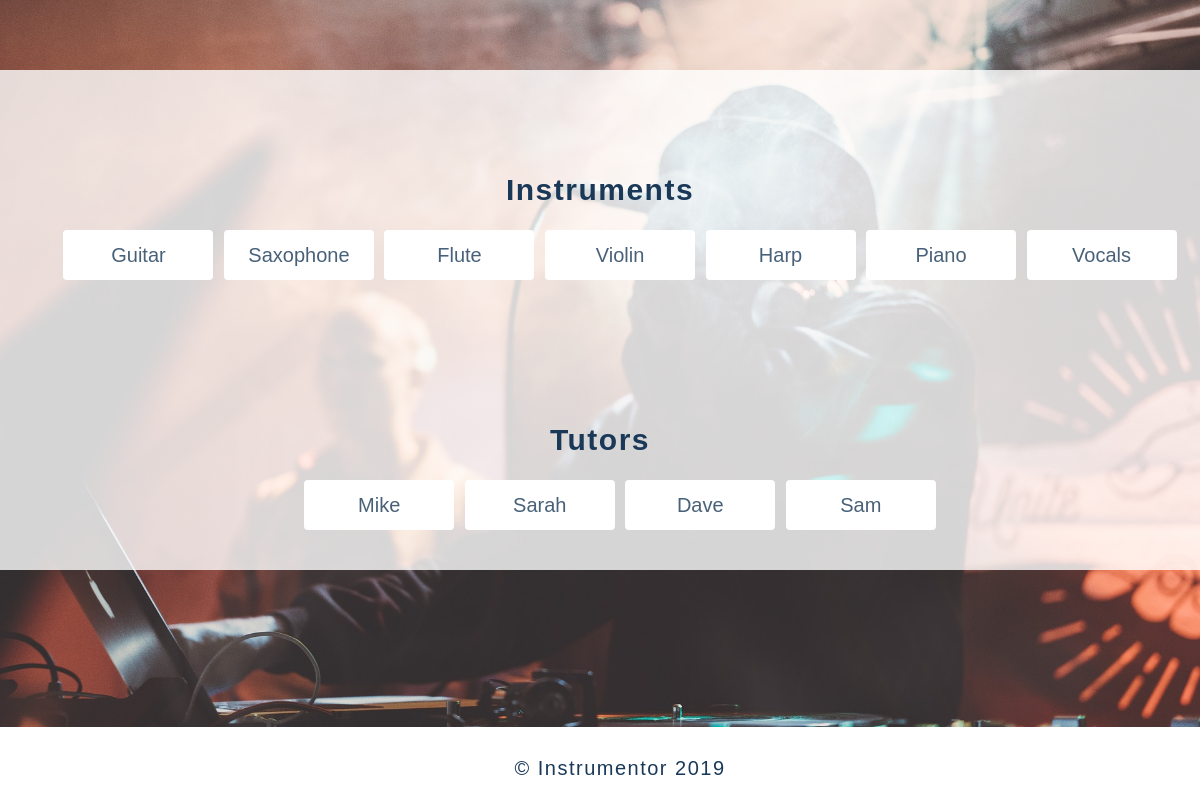
Page /home/schedule/ on the committed database.
### home/models.py (models this page shows, shortened)
class Instrument(models.Model):
    name = models.CharField(max_length=150)

class Tutor(models.Model):
    profile_pic = models.ImageField(upload_to="images/", default="concert.jpg") # pip3 install pillow
    name = models.CharField(max_length=150)
    experience = models.TextField(null=True, blank=True)
    instrument_avail = models.BooleanField(null=True, blank=True)
    price = models.DecimalField(max_digits=8, decimal_places=2, blank=True, null=True)
    instrument = models.ForeignKey('Instrument', on_delete=models.SET_NULL, null=True)
    user = models.OneToOneField(User, on_delete=models.CASCADE, null=False, primary_key=True)

### home/views.py (the view)
# urls.py: path('schedule/', views.schedule, name = 'schedule'),
def schedule(request):
    all_instruments = Instrument.objects.all()
    tutors = Tutor.objects.all()
    all_hours = Hour.objects.all()
    return render(request, 'schedule.html', {'all_instruments': all_instruments, \
        'tutors': tutors, 'all_hours': all_hours})

### home/templates/schedule.html
﻿{% extends "base.html" %}
{% block content %}
  <section class="content3">
  <div class="profile_info">
  <h3>Instruments</h3>
    <ul>
      <div class="btn-group2">
        {% for instrument in all_instruments %}
        <button class="button2">
          <a href="{{instrument.name}}"> {{instrument.name}} </a>
        </button>
        {% endfor %}
      </div>
    </ul>
    <h3>Tutors</h3>
    <ul>
      <div class="btn-group2">
      {% for tutor in tutors %}
       <button class="button2">
        <a href="{{tutor.user.username}}">{{tutor.name}}</a>
      </button>
     {% endfor %}
  </div>
    </ul>
  </div>
  </section>
{% endblock %}

### static/style.css (style rules this page uses)
.btn-group2 { width: 100%; flex-wrap: wrap; display:inline-block; padding-bottom: 20px; }
.btn-group2 .button2 { background-color: white; color: rgba(16, 57, 90, 0.7); cursor: pointer; width: 150px; height: 50px; border-radius: 4px; border: none; text-align: center; font-size: 18px; margin: 2px; }
a { color: rgba(26, 57, 88, 0.8); text-decoration: none; font-size:20px; padding:2%; }
header h3 { margin: 0; padding-top: 100px; font-size: 30px; color: #1A3958; line-height: 40px; }
.content3 { margin-top: 20px; color: rgba(26, 57, 88, 0.8); background-color:rgba(255, 255, 255, 0.8); width:100%; min-height: 40%; overflow: auto; }
.content3 ul { decoration: none; }

### rows in the picture
Instrument: name "Guitar"
Instrument: name "Saxophone"
Instrument: name "Flute"
Instrument: name "Violin"
Instrument: name "Harp"
Instrument: name "Piano"
Instrument: name "Vocals"
Tutor: name "Mike"
Tutor: name "Sarah"
Tutor: name "Dave"
Tutor: name "Sam"
